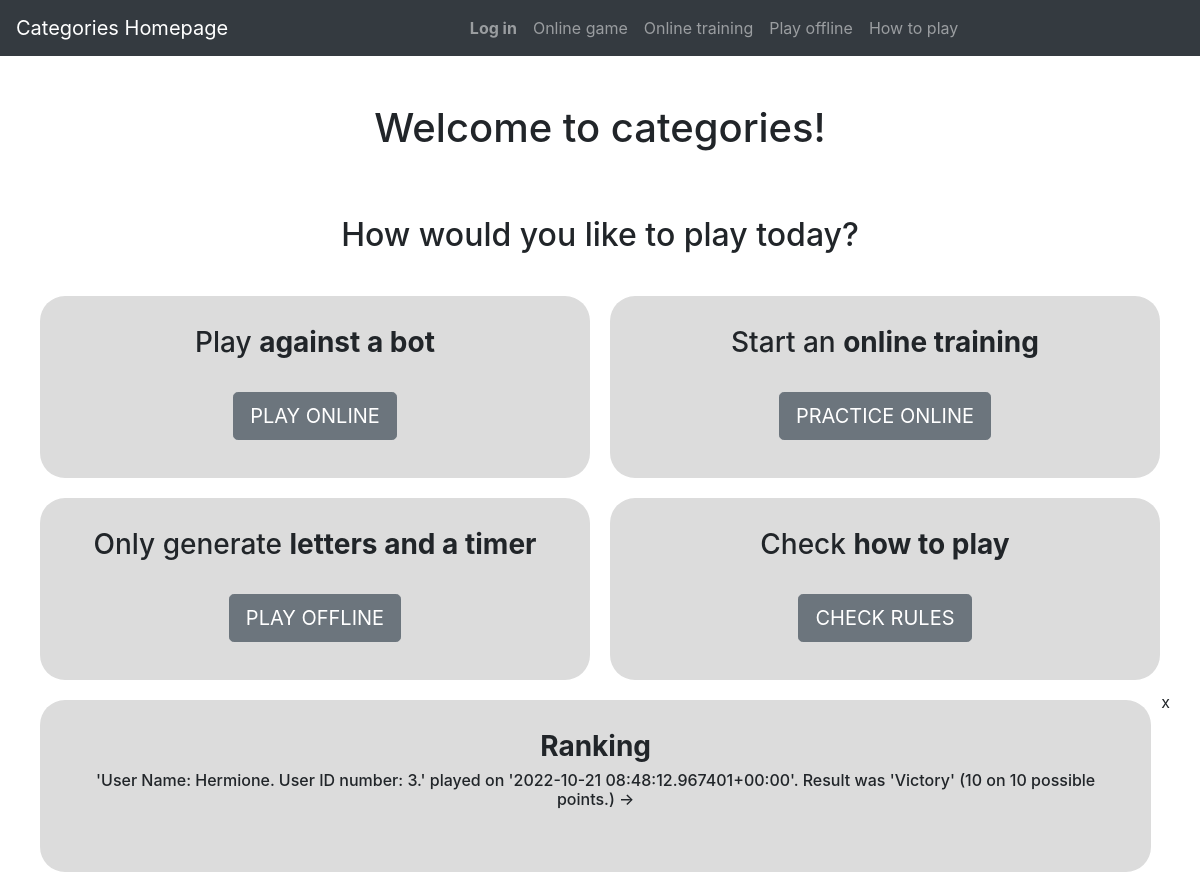
Before: / with the older database file.
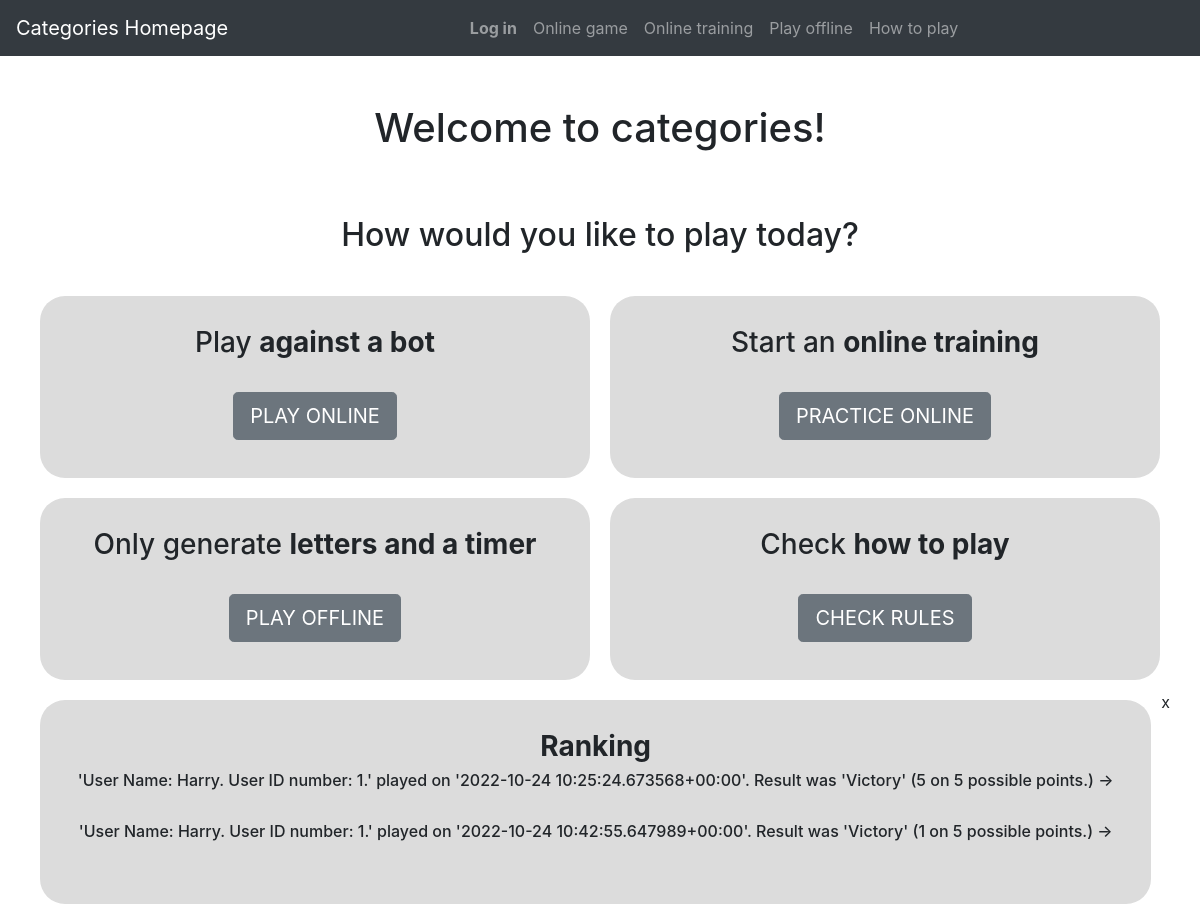
After: the same page with the newer database file.
### categories/models.py (models this page shows, shortened)
class Botgame(models.Model):
    player = models.ForeignKey(User, on_delete=models.CASCADE, related_name="user", default=1)
    date = models.DateTimeField(auto_now_add=True)
    result = models.ForeignKey(Possible_result, on_delete=models.CASCADE, related_name="final_result")
    score = models.IntegerField(default=0)
    maximumscore = models.IntegerField(default=3)
    def __str__(self):
        return f"'{self.player}' played on '{self.date}'. Result was '{self.result.outcome}' ({self.score} on {self.maximumscore} possible points.)"

class User(AbstractUser):
    pass
    def __str__(self):
        return f"User Name: {self.username}. User ID number: {self.id}."

class Possible_result(models.Model):
    outcome = models.CharField(max_length=7)

### categories/views.py (the view)
# urls.py: path("", views.index, name="index"),
def index(request):
    ranking_victories = Botgame.objects.filter(result='1')
    return render(request, "categories/index.html", {
        "ranking_victories":ranking_victories
    })

### categories/templates/categories/index.html (shortened to what this page needs)
{% extends "categories/layout.html" %}
{% block body %}
	<div id="intro_block">
		<h1>Welcome to categories!<h1>
		<br>
		<h2>How would you like to play today?</h2>
		<br>
			<div class="container">
				<div class="row">
					<div class="col-md">
						<h3>Play <b>against a bot</b></h3>
						<br>
						<button id="game_button" class="btn btn-secondary mb-2 btn-lg">PLAY ONLINE</button>
					</div>
					<div class="col-md">
						<h3>Start an <b>online training</b></h3>
						<br>
						<button id="online_button" class="btn btn-secondary mb-2 btn-lg">PRACTICE ONLINE</button>
					</div>
				</div>
				<div class="row">
					<div class="col-md">
						<h3>Only generate <b>letters and a timer</b></h3>
						<br>
						<button id="offline_button" class="btn btn-secondary mb-2 btn-lg">PLAY OFFLINE</button>
					</div>
					<div class="col-md">
						<h3>Check <b>how to play</b></h3>
						<br>
						<button id="rules_button" class="btn btn-secondary mb-2 btn-lg">CHECK RULES</button>
					</div>
				</div>
				<div class="row">
					<div class="col-md">
						<h3><b>Ranking</b></h3>
						{% for ranking_victorie in ranking_victories %}
						<h6>{{ ranking_victorie }} -> {{ ranking_victorie.total }}</h6><br>
						{% endfor %}
					</div>x
				</div>
			</div>
	</div>
{% endblock %}

### categories/templates/categories/layout.html (shortened to what this page needs)
{% load static %}
<!DOCTYPE html>
<html lang="en">
    <head>
        <link rel="stylesheet" href="https://stackpath.bootstrapcdn.com/bootstrap/4.4.1/css/bootstrap.min.css">
        <link href="{% static 'categories/styles.css' %}" rel="stylesheet">
    </head>
    <body>
        <nav class="navbar navbar-expand-lg navbar-dark bg-dark">
            <a class="navbar-brand" href="{% url 'index' %}">Categories Homepage</a>
            <div class="collapse navbar-collapse" id="navbarNav">
                <ul class="navbar-nav">
                    {% if user.is_authenticated %}
                    <li class="nav-item">
                        <a class="nav-link" href="{% url 'logout' %}"><b>Log out {{ user.username }}</b></a>
                    </li>
                    {% else %}
                    <li class="nav-item">
                        <a class="nav-link" href="{% url 'login' %}"><b>Log in</b></a>
                    </li>
                    {% endif %}
                    <li class="nav-item">
                        <a class="nav-link" href="javascript:game_view();">Online game</a>
                    </li>
                    <li class="nav-item">
                        <a class="nav-link" href="javascript:online_view();">Online training</a>
                    </li>
                    <li class="nav-item">
                        <a class="nav-link" href="javascript:offline_view();">Play offline</a>
                    </li>
                    <li class="nav-item">
                        <a class="nav-link" href="javascript:rules_view();">How to play</a>
                    </li>
                </ul>
            </div>
        </nav>
        <br><br>
        <div class="body">
            {% block body %}
            {% endblock %}
        </div>
    </body>
</html>

### categories/static/categories/styles.css (style rules this page uses)
body { align-content: center; align-items: center; text-align: center; justify-content: center; }
div { align-content: center; text-align: center; justify-content: center; }
.col-md { background-color:gainsboro; border-radius: 25px; padding: 30px; margin: 10px; }

Changed rows visible on the page:
removed Botgame: player+date+result "'User Name: Hermione. User ID number: 3.' played on '2022-10-21 08:48:12.967401+00:00'. Result was 'Victory' (10 on 10 possible points.)"
added Botgame: player+date+result "'User Name: Harry. User ID number: 1.' played on '2022-10-24 10:25:24.673568+00:00'. Result was 'Victory' (5 on 5 possible points.)"
added Botgame: player+date+result "'User Name: Harry. User ID number: 1.' played on '2022-10-24 10:42:55.647989+00:00'. Result was 'Victory' (1 on 5 possible points.)"
